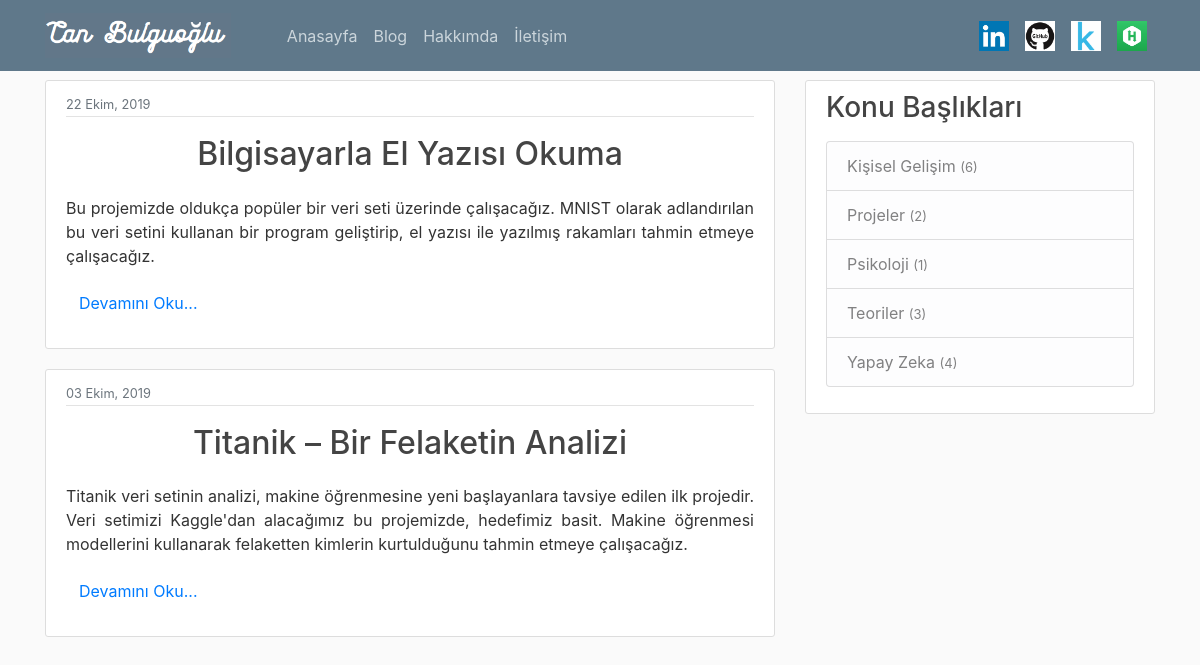
/Projeler/, run on the app's committed database.
### blog/models.py (models this page shows, shortened)
class Post(models.Model):
    title = models.CharField(max_length= 100)
    first =models.TextField()
    konu = models.TextField()
    content = models.TextField()
    date_posted = models.DateTimeField(default= timezone.now)
    author = models.ForeignKey(User, on_delete=models.CASCADE) #delete posts when user is deleted

### blog/views.py (the view)
# urls.py: path('<str>/', SubjectView.as_view(), name='post-subject'),
class SubjectView(ListView):
    model = Post
    context_object_name = 'posts'
    paginate_by = 5
    ordering = ['-date_posted']
    def get_queryset(self):
        mylist = list(Post.objects.values_list('konu', flat=True).distinct())
        if self.kwargs['str'] in mylist:
            return Post.objects.filter(konu=self.kwargs['str']).order_by('-date_posted')
        else:
            return Post.objects.order_by('-date_posted').all()
    def get_context_data(self, **kwargs):
        context = super(ListView, self).get_context_data(**kwargs)
        context['konular'] = Post.objects.values_list('konu').annotate(Count('konu'))
        return context

### blog/templates/blog/post_list.html (shortened to what this page needs)
{% extends "blog/base.html" %}
{% block content %}
    {% for post in posts%}
    <article class="media content-section" >
      <div class="media-body">
        <div class="article-metadata">
          <small class="text-muted">{{ post.date_posted|date:"d F, Y" }}</small>
        </div>
        <h2 align="middle" ><a class="article-title" href="{% url 'post-detail' post.id %}">{{ post.title }}</a></h2>
        <div align="justify" class = "post_body" >
      <p class="article-content">{{ post.first|urlize }}</p>
      <p>
      <button class="btn btn-link" align="justify" onclick="showmore({{post.id}})" id="butt{{post.id}}">Devamını Oku...</button>
      </p>
        </div>
      </div>
    </article>
    {% endfor %}
{% endblock content%}

### blog/static/blog/main.css (style rules this page uses)
body { background: #fafafa; color: #333333; margin-top: 5rem; }
h1, h2, h3, h4, h5, h6 { color: #444444; }
.content-section { background: #ffffff; padding: 10px 20px; border: 1px solid #dddddd; border-radius: 3px; margin-bottom: 20px; }
.article-title { color: #444444; white-space: pre-line; line-height: 50pt; }
.article-content { white-space: pre-line; }
.article-metadata { padding-bottom: 1px; margin-bottom: 4px; border-bottom: 1px solid #e3e3e3 }

### data on the page
Post: date_posted "22 Ekim, 2019", title "Bilgisayarla El Yazısı Okuma", first "Bu projemizde oldukça popüler bir veri seti üzerinde çalışacağız. MNIST olarak adlandırılan bu veri setini kullanan bir program geliştirip, el yazısı ile yazılmış rakamları tahmin etmeye çalışacağız."
Post: date_posted "03 Ekim, 2019", title "Titanik – Bir Felaketin Analizi", first "Titanik veri setinin analizi, makine öğrenmesine yeni başlayanlara tavsiye edilen ilk projedir. Veri setimizi Kaggle'dan alacağımız bu projemizde, hedefimiz basit. Makine öğrenmesi modellerini kullanarak felaketten kimlerin kurtulduğunu tahmin etmeye çalışacağız."

### other printed values
{{ post.0 }} "Kişisel Gelişim" "Projeler" "Psikoloji" "Teoriler" "Yapay Zeka"
{{ post.1 }} "6" "2" "1" "3" "4"
